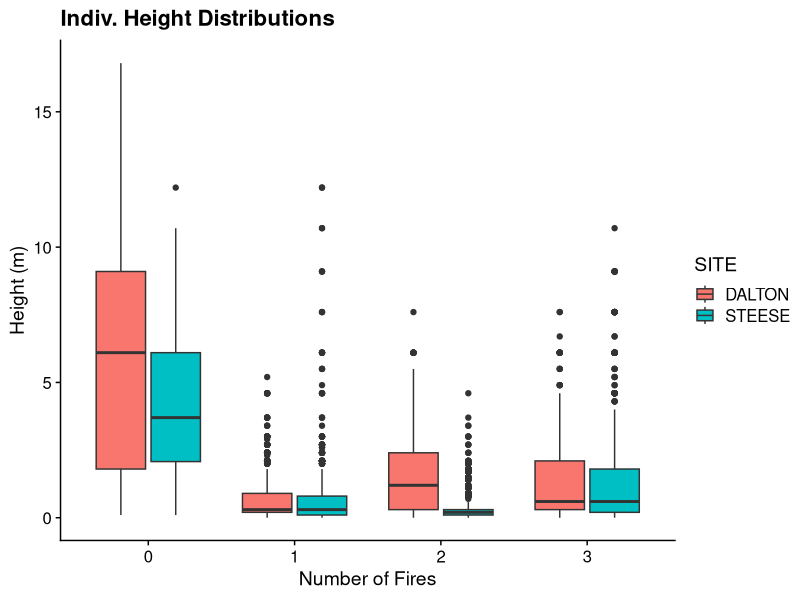
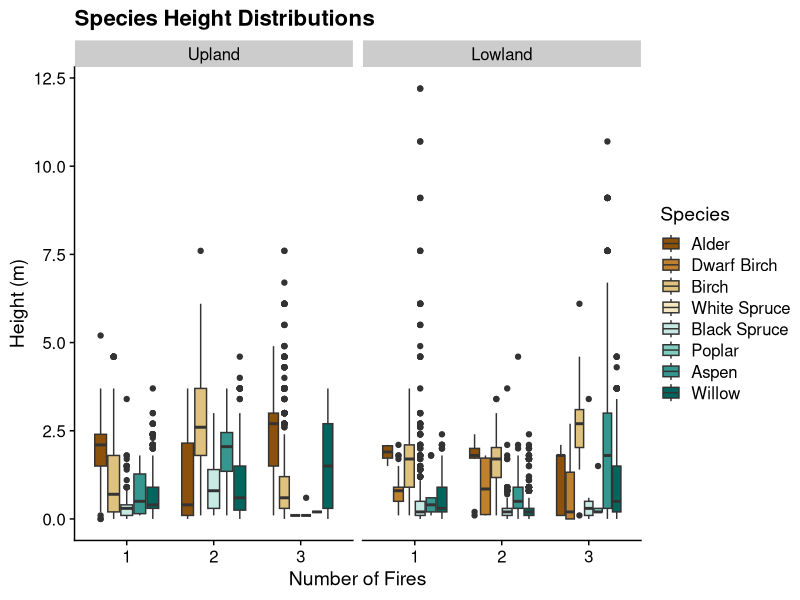

These charts were generated, in order, by the following R code:
# heights of trees

library(tidyverse)
library(cowplot)
theme_set(theme_cowplot())
library(here)

height <- read.csv(here("data/heights.csv"))

colnames(height)

ggplot(height, aes(x = as.factor(TREAT), y = HEIGHT_M, fill = SITE)) + 
  geom_boxplot() + labs(x = "Number of Fires", y = "Height (m)", title = "Indiv. Height Distributions")

site_names <- c('DALTON' = "Upland",
                'STEESE' = "Lowland") # comes from https://stackoverflow.com/questions/3472980/how-to-change-facet-labels

height %>%
  filter(TREAT >0 ) %>%
  ggplot(aes(x = as.factor(TREAT), y = HEIGHT_M, fill = SPP)) + 
  geom_boxplot() + facet_wrap( ~ SITE, labeller = as_labeller(site_names) ) + 
  labs(x = "Number of Fires", y = "Height (m)", 
       title = "Species Height Distributions") + 
  scale_fill_manual(values = c("#8c510a", "#bf812d", "#dfc27d", "#f6e8c3",
                               "#c7eae5", "#80cdc1", "#35978f", "#01665e"),
                    name = "Species",
                    labels = c("Alder", "Dwarf Birch", "Birch",
                               "White Spruce", "Black Spruce", "Poplar",
                              "Aspen", "Willow"))
